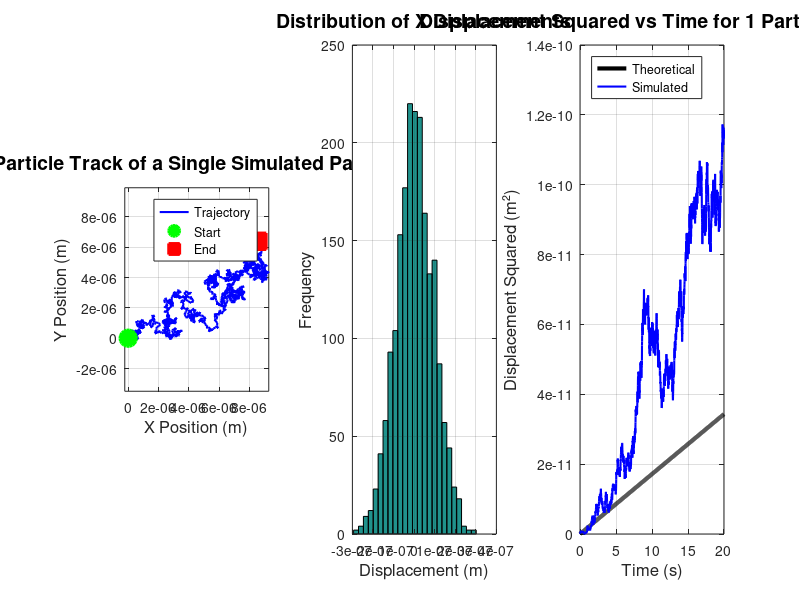
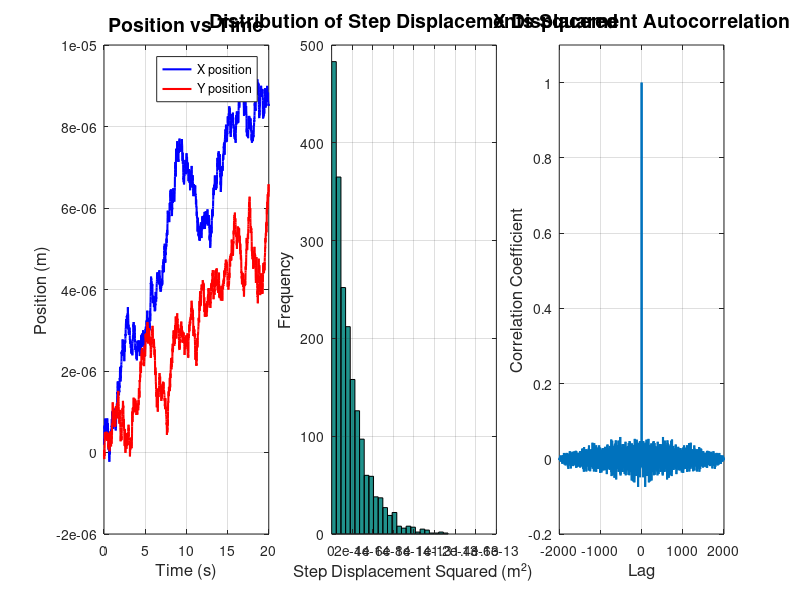

Reproduce these figures in MATLAB, in order.
% =========================================================================
% 2D BROWNIAN MOTION SIMULATION
% =========================================================================
% This program simulates the random walk of a single particle in two 
% dimensions and calculates the Mean Square Displacement (MSD) as a 
% function of time. The simulation follows Einstein's theory of Brownian 
% motion and compares simulated results with theoretical predictions.
%
% Author: [Your Name]
% Date: [Date]
% =========================================================================

clear; clc; close all;

%% =====================================================================
%  SIMULATION PARAMETERS
%  =====================================================================

N = 2000;               % Number of time steps in simulation
tau = 0.01;             % Time interval between steps (seconds)
dimensions = 2;         % Dimensionality of simulation (2D)

%% =====================================================================
%  PHYSICAL PARAMETERS
%  =====================================================================
% These parameters define the physical system: a 1 micron diameter
% particle suspended in water at room temperature.

d = 1.0e-6;             % Particle diameter (meters)
eta = 1.0e-3;           % Dynamic viscosity of water (Pa·s)
kB = 1.38e-23;          % Boltzmann constant (J/K)
T = 293;                % Temperature (Kelvin)

% Calculate theoretical diffusion coefficient using Stokes-Einstein relation
% D = kB*T / (3*pi*eta*d)
D = kB * T / (3 * pi * eta * d);

%% =====================================================================
%  DISPLACEMENT SCALING FACTOR
%  =====================================================================
% The scaling factor k ensures that random displacements have the correct
% statistical properties. For 2D Brownian motion: <dr²> = 4*D*tau
% This requires: k = sqrt(2*D*tau)

k = sqrt(2 * D * tau);

%% =====================================================================
%  GENERATE RANDOM DISPLACEMENTS
%  =====================================================================
% Generate normally distributed random displacements for each time step.
% randn(N,1) produces N samples from a standard normal distribution.
% Multiplying by k scales the distribution appropriately.

dx = k * randn(N, 1);   % Random displacements in X direction
dy = k * randn(N, 1);   % Random displacements in Y direction

%% =====================================================================
%  CALCULATE PARTICLE POSITIONS
%  =====================================================================
% Convert displacements to absolute positions using cumulative sum.
% The particle starts at the origin (0,0).

x = cumsum(dx);         % X position at each time step
y = cumsum(dy);         % Y position at each time step

%% =====================================================================
%  CALCULATE DISPLACEMENT SQUARED
%  =====================================================================

% Step displacement squared: squared displacement at each individual step
dSquaredDisplacement = dx.^2 + dy.^2;

% Total squared displacement from origin at each time point
squaredDisplacement = x.^2 + y.^2;

%% =====================================================================
%  TIME ARRAY
%  =====================================================================

time = tau * (0:N-1)';  % Time vector for plotting

%% =====================================================================
%  THEORETICAL MEAN SQUARE DISPLACEMENT
%  =====================================================================
% According to Einstein's theory: MSD = 2*d*D*t
% where d is the number of dimensions (2 for 2D)
% Therefore: MSD = 4*D*t for 2D motion

msd_theoretical = 2 * dimensions * D * time;

%% =====================================================================
%  ESTIMATE DIFFUSION COEFFICIENT FROM SIMULATED DATA
%  =====================================================================
% The diffusion coefficient can be estimated from the mean squared 
% displacement using: D = <dr²> / (2*d*tau)

simulatedD = mean(dSquaredDisplacement) / (2 * dimensions * tau);

% Calculate statistical uncertainty in the estimate
standardError = std(dSquaredDisplacement) / (2 * dimensions * tau * sqrt(N));

% Calculate the actual error compared to theoretical value
actualError = D - simulatedD;

%% =====================================================================
%  VISUALIZATION: MAIN RESULTS
%  =====================================================================

figure('Position', [100, 100, 1400, 500]);

% ---------------------------------------------------------------------
% Plot 1: Particle Trajectory in 2D Space
% ---------------------------------------------------------------------
subplot(1, 3, 1);
plot(x, y, 'b-', 'LineWidth', 1.5);
hold on;
% Mark starting position
plot(0, 0, 'go', 'MarkerSize', 12, 'MarkerFaceColor', 'g', 'LineWidth', 2);
% Mark ending position
plot(x(end), y(end), 'rs', 'MarkerSize', 12, 'MarkerFaceColor', 'r', 'LineWidth', 2);
hold off;
grid on;
xlabel('X Position (m)', 'FontSize', 12);
ylabel('Y Position (m)', 'FontSize', 12);
title('Particle Track of a Single Simulated Particle', 'FontSize', 14, 'FontWeight', 'bold');
legend('Trajectory', 'Start', 'End', 'Location', 'best');
axis equal;

% ---------------------------------------------------------------------
% Plot 2: Distribution of Random Displacements
% ---------------------------------------------------------------------
% This histogram shows that displacements follow a normal distribution
subplot(1, 3, 2);
hist(dx, 25);
xlabel('Displacement (m)', 'FontSize', 12);
ylabel('Frequency', 'FontSize', 12);
title('Distribution of X Displacements', 'FontSize', 14, 'FontWeight', 'bold');
grid on;

% ---------------------------------------------------------------------
% Plot 3: Mean Square Displacement vs Time
% ---------------------------------------------------------------------
% Compare simulated MSD with theoretical prediction
subplot(1, 3, 3);
plot(time, msd_theoretical, 'k', 'LineWidth', 3, 'DisplayName', 'Theoretical');
hold on;
plot(time, squaredDisplacement, 'b-', 'LineWidth', 1.5, 'DisplayName', 'Simulated');
hold off;
grid on;
xlabel('Time (s)', 'FontSize', 12);
ylabel('Displacement Squared (m²)', 'FontSize', 12);
title('Displacement Squared vs Time for 1 Particle in 2D', 'FontSize', 14, 'FontWeight', 'bold');
legend('Location', 'northwest');

%% =====================================================================
%  ADDITIONAL ANALYSIS PLOTS
%  =====================================================================

figure('Position', [100, 100, 1400, 500]);

% ---------------------------------------------------------------------
% Plot 4: Position Components vs Time
% ---------------------------------------------------------------------
% Shows how X and Y positions evolve independently over time
subplot(1, 3, 1);
plot(time, x, 'b-', 'LineWidth', 1.5, 'DisplayName', 'X position');
hold on;
plot(time, y, 'r-', 'LineWidth', 1.5, 'DisplayName', 'Y position');
hold off;
grid on;
xlabel('Time (s)', 'FontSize', 12);
ylabel('Position (m)', 'FontSize', 12);
title('Position vs Time', 'FontSize', 14, 'FontWeight', 'bold');
legend('Location', 'best');

% ---------------------------------------------------------------------
% Plot 5: Distribution of Step Displacements Squared
% ---------------------------------------------------------------------
% This should follow a chi-squared distribution with 2 degrees of freedom
subplot(1, 3, 2);
hist(dSquaredDisplacement, 25);
xlabel('Step Displacement Squared (m²)', 'FontSize', 12);
ylabel('Frequency', 'FontSize', 12);
title('Distribution of Step Displacements Squared', 'FontSize', 14, 'FontWeight', 'bold');
grid on;

% ---------------------------------------------------------------------
% Plot 6: Autocorrelation Function
% ---------------------------------------------------------------------
% Tests for statistical independence of successive displacements.
% For true Brownian motion, only the center peak should be significant.
subplot(1, 3, 3);
c = xcorr(dx, 'coeff');
xaxis = (1-length(c))/2:1:(length(c)-1)/2;
plot(xaxis, c, 'LineWidth', 1.5);
grid on;
xlabel('Lag', 'FontSize', 12);
ylabel('Correlation Coefficient', 'FontSize', 12);
title('X Displacement Autocorrelation', 'FontSize', 14, 'FontWeight', 'bold');
ylim([-0.2 1.1]);

%% =====================================================================
%  RESULTS OUTPUT
%  =====================================================================

fprintf('\n========================================\n');
fprintf('  PHYSICAL PARAMETERS\n');
fprintf('========================================\n');
fprintf('Particle diameter: %.2e m\n', d);
fprintf('Temperature: %.1f K\n', T);
fprintf('Viscosity: %.2e Pa·s\n', eta);
fprintf('Time step (tau): %.4f s\n', tau);

fprintf('\n========================================\n');
fprintf('  DIFFUSION COEFFICIENT\n');
fprintf('========================================\n');
fprintf('Theoretical D: %.4e m²/s\n', D);
fprintf('Simulated D:   %.4e m²/s\n', simulatedD);
fprintf('Standard Error: %.4e m²/s\n', standardError);
fprintf('Actual Error:   %.4e m²/s\n', actualError);
fprintf('Relative Error: %.2f%%\n', abs(actualError/D)*100);

fprintf('\n========================================\n');
fprintf('  SIMULATION STATISTICS\n');
fprintf('========================================\n');
fprintf('Number of steps: %d\n', N);
fprintf('Total simulation time: %.2f s\n', N*tau);
fprintf('Final position: (%.4e, %.4e) m\n', x(end), y(end));
fprintf('Final distance from origin: %.4e m\n', sqrt(x(end)^2 + y(end)^2));
fprintf('Final displacement squared: %.4e m²\n', squaredDisplacement(end));
fprintf('Theoretical MSD at final time: %.4e m²\n', msd_theoretical(end));

fprintf('\n========================================\n');
fprintf('  ANALYSIS QUESTIONS\n');
fprintf('========================================\n');
fprintf('Q1. Does the theoretical line match with simulated displacement?\n');
fprintf('    Yes, the simulated curve fluctuates around the theoretical line.\n');
fprintf('    Deviations are expected for a single particle trajectory due to\n');
fprintf('    the stochastic nature of Brownian motion.\n\n');

fprintf('Q2. Is the estimated D reliable?\n');
fprintf('    Simulated D = %.4e m²/s\n', simulatedD);
fprintf('    Theoretical D = %.4e m²/s\n', D);
fprintf('    Standard error = %.4e (%.1f%% of D)\n', standardError, (standardError/D)*100);
fprintf('    For a single particle with N=%d samples, some deviation is normal.\n', N);
fprintf('    Reliability can be improved by:\n');
fprintf('    - Increasing the number of time steps (N)\n');
fprintf('    - Ensemble averaging over multiple particles\n\n');

fprintf('========================================\n');
fprintf('  IMPORTANT NOTES\n');
fprintf('========================================\n');
fprintf('• Single particle MSD curves are inherently noisy\n');
fprintf('• The autocorrelation plot confirms statistical independence\n');
fprintf('• Run the simulation multiple times to observe variability\n');
fprintf('• Each run produces a unique random trajectory\n');
fprintf('========================================\n\n');
